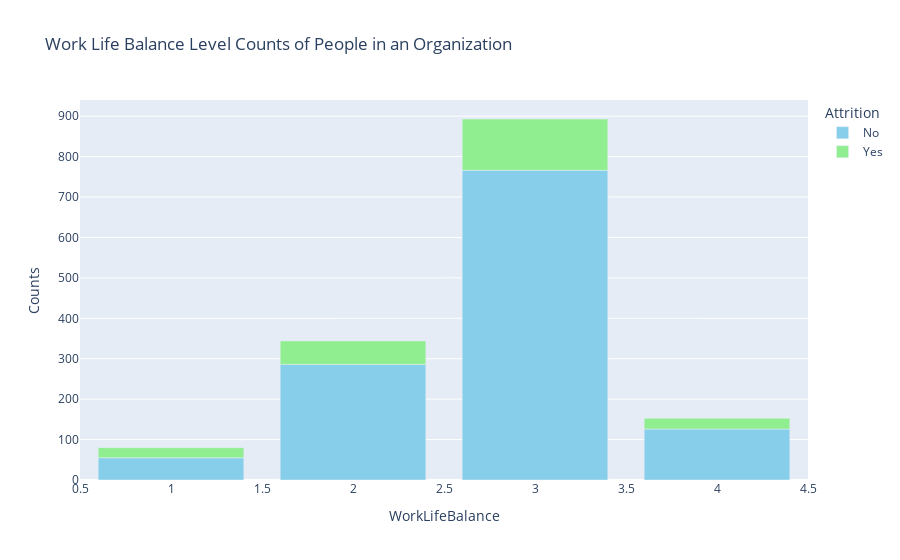

Here is the notebook cell this chart was saved with:
### Markdown cell above
With an increasing job satisfaction, the attrition rates decrease as can be seen in the chart above. Also from range 1-2 range we can infer (as seen above in Environment Satisfaction), the attrition level falls, but raises from 2-3, where the people tend to coose better opportunities.

### Code cell
# Group the data by WorkLifeBalance and Attrition and count the number of occurrences
wlb_att = df.groupby(['WorkLifeBalance', 'Attrition'])['DailyRate'].count().reset_index(name='Counts')

fig = px.bar(wlb_att, x='WorkLifeBalance', y='Counts', color='Attrition',
             title='Work Life Balance Level Counts of People in an Organization', color_discrete_map=color_map)
fig.show()

### Figure 1 — Plotly figure (JSON) as saved in the notebook; plotly's stock layout.template omitted (floating-point values rounded to 4 significant figures)
{"data": [{"alignmentgroup": "True", "hovertemplate": "Attrition=No<br>WorkLifeBalance=%{x}<br>Counts=%{y}<extra></extra>", "legendgroup": "No", "marker": {"color": "skyblue", "pattern": {"shape": ""}}, "name": "No", "offsetgroup": "No", "orientation": "v", "showlegend": true, "textposition": "auto", "type": "bar", "x": [1, 2, 3, 4], "xaxis": "x", "y": [55, 286, 766, 126], "yaxis": "y"}, {"alignmentgroup": "True", "hovertemplate": "Attrition=Yes<br>WorkLifeBalance=%{x}<br>Counts=%{y}<extra></extra>", "legendgroup": "Yes", "marker": {"color": "lightgreen", "pattern": {"shape": ""}}, "name": "Yes", "offsetgroup": "Yes", "orientation": "v", "showlegend": true, "textposition": "auto", "type": "bar", "x": [1, 2, 3, 4], "xaxis": "x", "y": [25, 58, 127, 27], "yaxis": "y"}], "layout": {"barmode": "relative", "legend": {"title": {"text": "Attrition"}, "tracegroupgap": 0}, "title": {"text": "Work Life Balance Level Counts of People in an Organization"}, "xaxis": {"anchor": "y", "domain": [0, 1], "title": {"text": "WorkLifeBalance"}}, "yaxis": {"anchor": "x", "domain": [0, 1], "title": {"text": "Counts"}}}}
